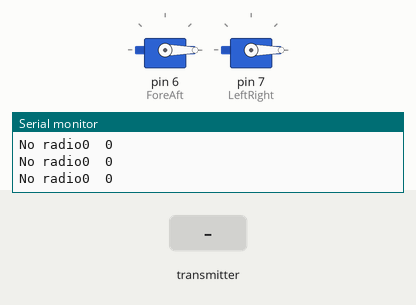
The sketch below on a simulated Arduino Uno, built with avr-gcc and run on an emulated ATmega328P. On the bench: 2 × servo, the last lines printed to the serial monitor. The inputs (shaded band) are chosen by the test bench. No radio packets arrive unless stated.

Above: at 1.2 s.
1.3 s: the transmitter starts sending ForeAft_Output = 256
At 2.5 s:
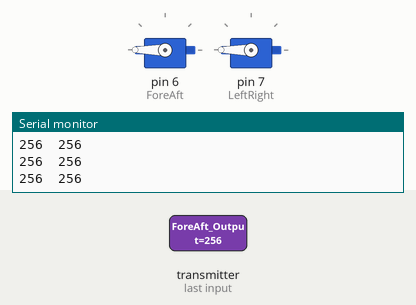
2.8 s: the transmitter starts sending ForeAft_Output = 1023
At 4.0 s:
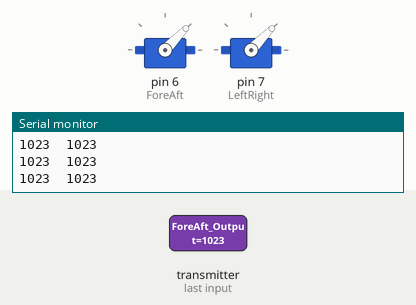
4.3 s: the transmitter starts sending ForeAft_Output = 0
At 4.7 s:
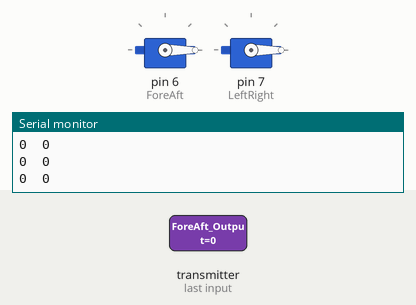
Timing chart, 0 to 7.3 s (numbered marks = the images above; inputs shaded):
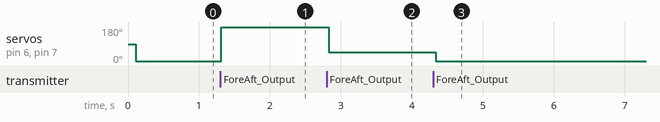

The sketch:

RF24toServo.ino
```cpp
/*  Code to receive data from RF24L01+ and use it to control a servo */

#include <Servo.h>
#include <SPI.h>
#include <RF24.h>

//Radio Configuration
bool radioNumber=0;
RF24 radio(9,10);
byte addresses[][6] = {"1Node","2Node"};
bool role = 0;  //Control transmit/receive

// Create variables to control servo value

Servo ForeAft;
Servo LeftRight;
unsigned int ForeAft_Output;       // Expected range 0 - 180 degrees
unsigned int LeftRight_Output;     // Expected range 0 - 180 degrees

void setup() {

  Serial.begin(9600);       // Send data back for debugging purposes
  ForeAft.attach(6);         // Plug a servo signal line into digital output pin 6
  LeftRight.attach(7);       // Plug a servo signal line into digital output pin 7
  radio.begin();
  radio.setPALevel(RF24_PA_LOW);

  radio.openWritingPipe(addresses[0]);
  radio.openReadingPipe(1,addresses[1]);

  radio.startListening();
}

void loop() {

  delay(100);
  if(radio.available()){
         radio.read(&ForeAft_Output,sizeof(ForeAft_Output));
         radio.read(&LeftRight_Output,sizeof(ForeAft_Output));
  } else {Serial.print("No radio");
  }
  Serial.print(ForeAft_Output);
  Serial.print("\t");
  Serial.println(LeftRight_Output);

  ForeAft.write(ForeAft_Output);                          // Command the Fore/Aft servo to a position
  LeftRight.write(LeftRight_Output);                    // Command the Left/Right servo to a position

}
```

Measured:
- after the input at 1.3 s, servo on pin 6 (ForeAft), servo on pin 7 (LeftRight): 0° → 180° at once
- after the input at 2.8 s, servo on pin 6 (ForeAft), servo on pin 7 (LeftRight): 180° → 46° at once
- after the input at 4.3 s, servo on pin 6 (ForeAft), servo on pin 7 (LeftRight): 46° → 0° at once
